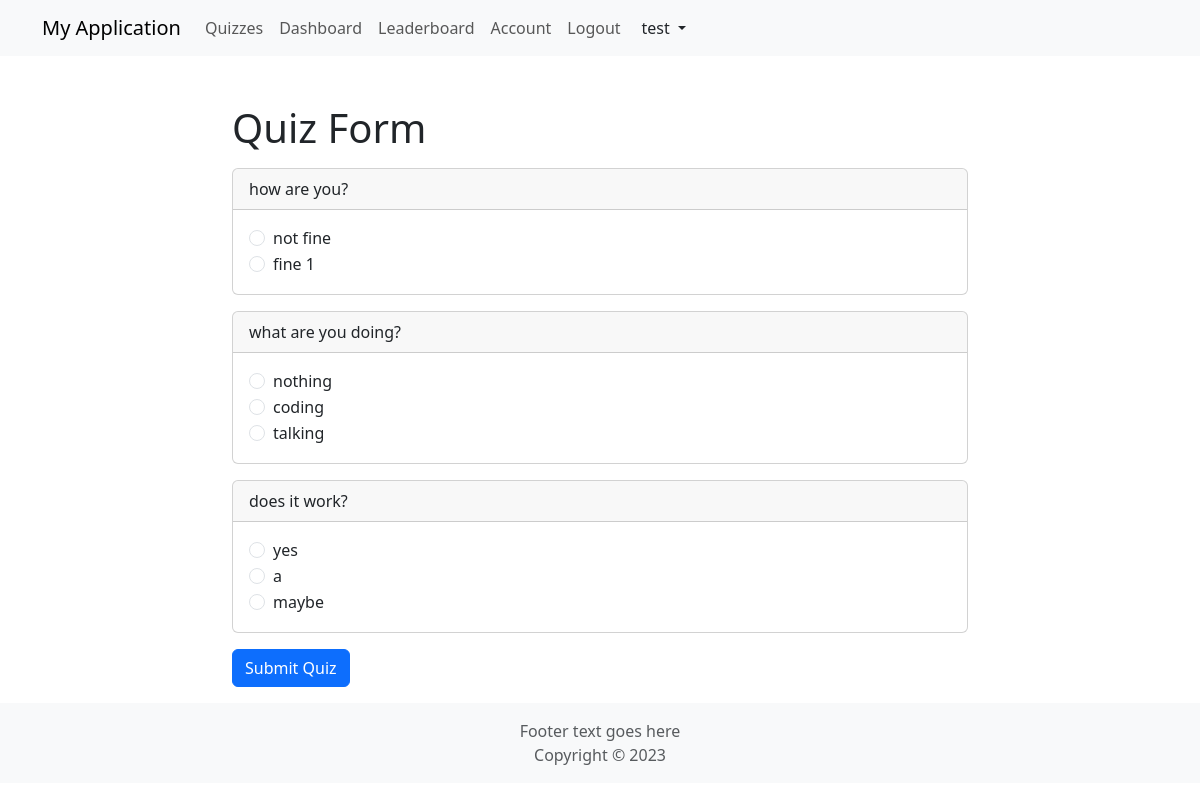
The page /quiz?id=2 (signed in) on the database its author committed.
### tables this page shows
CREATE TABLE `quizzes` (
  `id` int(11) NOT NULL,
  `title` varchar(255) NOT NULL,
  `description` varchar(512) DEFAULT NULL,
  `user_id` int(11) NOT NULL,
  `created_at` timestamp NULL DEFAULT current_timestamp(),
  `submittable` tinyint(1) DEFAULT 0,
  `mode` enum('all','one') NOT NULL DEFAULT 'all'
);

CREATE TABLE `options` (
  `id` int(11) NOT NULL,
  `question_id` int(11) NOT NULL,
  `option_text` text NOT NULL,
  `is_correct` tinyint(1) DEFAULT 0
);

### src/Controller/BaseController.php (called while the page is built, shortened)
<?php
class BaseController{
    public function render($view, $params = [])
    {
        return View::render($view, $params);
    }
}

### src/Config/Application.php (called while the page is built, shortened)
<?php
class Application {
    public static string $ROOT_DIR;
    private Router $router;
    function __construct($router, $rootPath)
    {
        self::$ROOT_DIR = $rootPath;
        $this->router = $router;
    }
    function run(){
        try{
            $this->router->dispatch();
        }
        catch(NotFoundException $e){
            $error_page = Application::$ROOT_DIR."/src/View/error.php";
            $this->handleExceptions($e, $error_page);
        }
        catch(\Exception $e){
            $this->handleExceptions($e);
        }
    }
}

### index.php (called while the page is built, shortened)
<?php
$router = new Router();
$router->get('custom', function(){
    echo "This custom route";
});
$router->get('/', [HomeController::class, 'index']);
$router->get('login', [AuthController::class, 'login']);
$router->get('signup', [AuthController::class, 'signup']);
$router->get('logout', [AuthController::class, 'logout']);
$router->post('login', [AuthController::class, 'login']);
$router->post('signup', [AuthController::class, 'signup']);
$router->get('admin/users', [AdminController::class, 'index']);
$router->post('admin/users/update', [AdminController::class, 'updateUser']);
$router->post('admin/users/password', [AdminController::class, 'changeUserPassword']);
$router->get('admin/users/delete', [AdminController::class, 'deleteUser']);
$router->get('quiz', [QuizController::class, 'show']);
$router->get('quizzes', [QuizController::class, 'index']);
$router->get('quiz/delete', [QuizController::class, 'delete']);
$router->post('quiz/update', [QuizController::class, 'update']);
$router->post('quiz/store', [QuizController::class, 'store']);
$router->post('quiz/take', [QuizStudentController::class, 'store']);
$router->post('quiz/take/one', [QuizStudentController::class, 'take']);
$router->post('all', [QuizController::class, 'all']);
$router->get('question/delete', [QuestionController::class, 'delete']);
$router->post('question/store', [QuestionController::class, 'store']);
$router->post('question/update', [QuestionController::class, 'update']);
$router->get('option/delete', [OptionController::class, 'delete']);
$router->post('option/store', [OptionController::class, 'store']);
$router->post('option/update', [OptionController::class, 'update']);
$router->get('leaderboard', [DashboardController::class, 'leaderboard']);
$router->get('dashboard', [DashboardController::class, 'dashboard']);
$router->get('account', [UserController::class, 'index']);
$router->post('account/update', [UserController::class, 'update']);
$router->post('account/password', [UserController::class, 'changePassword']);
$router->post('account/image', [UserController::class, 'changeImage']);
$app = new Application($router, __DIR__);
$app->run();

### src/Config/Database.php (called while the page is built, shortened)
<?php
class Database{
    static public function query($sql, $sql_parms = []){
        $db =  Database::connect();
        $query = null;
        if(empty($sql_parms)){
            $query = $db->query($sql);
        }else{
            $query = $db->prepare($sql);
            $query->execute($sql_parms);
        }
        $data = $query->fetchAll(\PDO::FETCH_ASSOC);
        return $data;
    }
    static public function connect(){
        try{
            return new \PDO(Config::CONFIG['db'],Config::CONFIG['db_user'],Config::CONFIG['db_password']);
        }catch(PDOException $e){
            return null;
        }
    }
}

### src/Model/QuizModel.php (called while the page is built, shortened)
<?php
class QuizModel extends Database{
    static function getQuestionsAndOptionsOfQuiz($id){
        $sql = "SELECT qz.id as quiz_id, q.id as question_id, q.question_text, o.id, o.option_text, o.is_correct
        FROM quizzes qz
        INNER JOIN questions q ON q.quiz_id = qz.id
        LEFT JOIN options o ON o.question_id = q.id
        WHERE qz.id = :id;";
        $result = Database::query($sql, [':id'=>$id]);
        return QuizModel::generateArrayForQuestionsAndOptions($result);
    }
    static function generateArrayForQuestionsAndOptions($results = []) {
        $quiz = [];
        foreach ($results as $result) {
            $quiz_id = $result['quiz_id'];
            $question_text = $result['question_text'];
            $question_id = $result['question_id'];
            $option_id = $result['id'];
            $option_text = $result['option_text'];
            $is_correct = $result['is_correct'];
            if (!array_key_exists($quiz_id, $quiz)) {
                $quiz[$quiz_id] = [
                    'quiz_id' => $quiz_id,
                    'questions' => []
                ];
            }
            if (!array_key_exists($question_id, $quiz[$quiz_id]['questions'])) {
                $quiz[$quiz_id]['questions'][$question_id] = [
                    'question_id' => $question_id,
                    'question_text' => $question_text,
                    'options' => []
                ];
            }
            if ($option_id !== null) {
                $quiz[$quiz_id]['questions'][$question_id]['options'][] = [
                    'option_id' => $option_id,
                    'option_text' => $option_text,
                    'is_correct' => $is_correct
                ];
            } else {
                if (!isset($quiz[$quiz_id]['questions'][$question_id]['options'])) {
                    $quiz[$quiz_id]['questions'][$question_id]['options'] = [];
                }
            }
        }
        return $quiz;
    }
}

### src/View/quiz/quiz_student.php (the view, shortened to what this page needs)
<div class="container">
    <div class="row">
        <div class="col-md-8 offset-md-2 mt-5">
            <form action="quiz/take" method="POST" id="take-quiz-form">
                <h1>Quiz Form</h1>
<?php foreach ($questions as $quiz_id => $quiz_data) {
   foreach ($quiz_data['questions'] as $question_text => $question_data) {
        echo '<div class="card mt-3">';
        echo '<div class="card-header">' . $question_data['question_text'] . '</div>';
        echo '<div class="card-body">';
        echo '<div class="form-group">';
    foreach ($question_data['options'] as $option_data) {
        echo '<div class="form-check">';
        echo '<input class="form-check-input" type="radio" name="question_' . $question_data['question_id'] . '" id="option_' . $option_data['option_id'] . '" value="' . $option_data['option_id'] . '">';
        echo '<label class="form-check-label" for="option_' . $option_data['option_id'] . '">' . $option_data['option_text'] . '</label>';
        echo '</div>';
    }
    echo '</div>';
    echo '</div>';
    echo '</div>';
 }
}
 ?>
<div class="form-group mt-3">
    <button type="submit" class="btn btn-primary">Submit Quiz</button>
</div>
</form>
        </div>
    </div>
</div>

### rows shown on the page
quizzes: question_text "how are you?", options.option_text "not fine", options.option_text "fine 1", question_text "what are you doing?", options.option_text "nothing", options.option_text "coding", options.option_text "talking", question_text "does it work?", options.option_text "yes", options.option_text "a", options.option_text "maybe"

### other values the page prints
$_SESSION['user'] "test"
